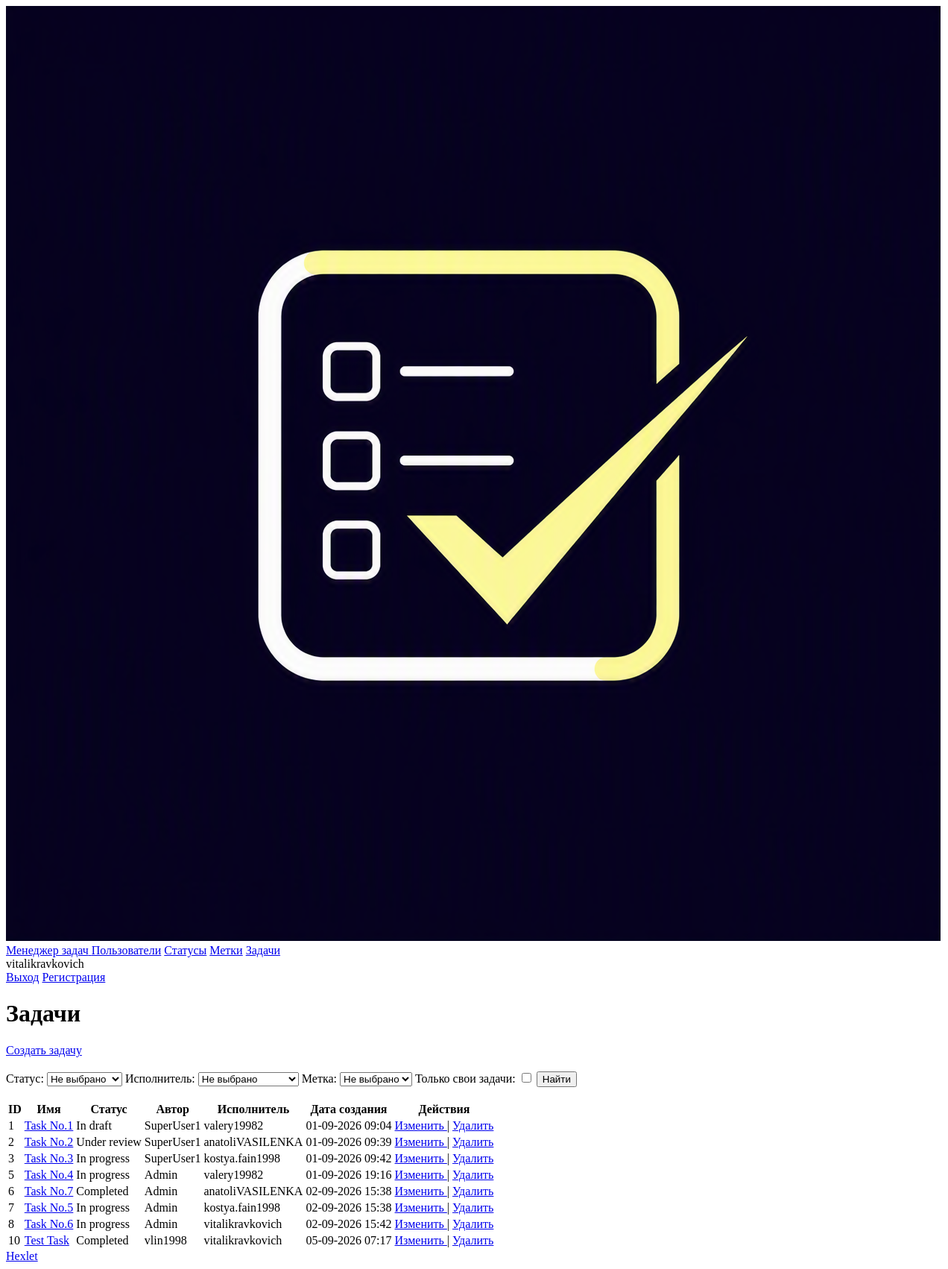
The app's page /tasks/ (signed in), older data.
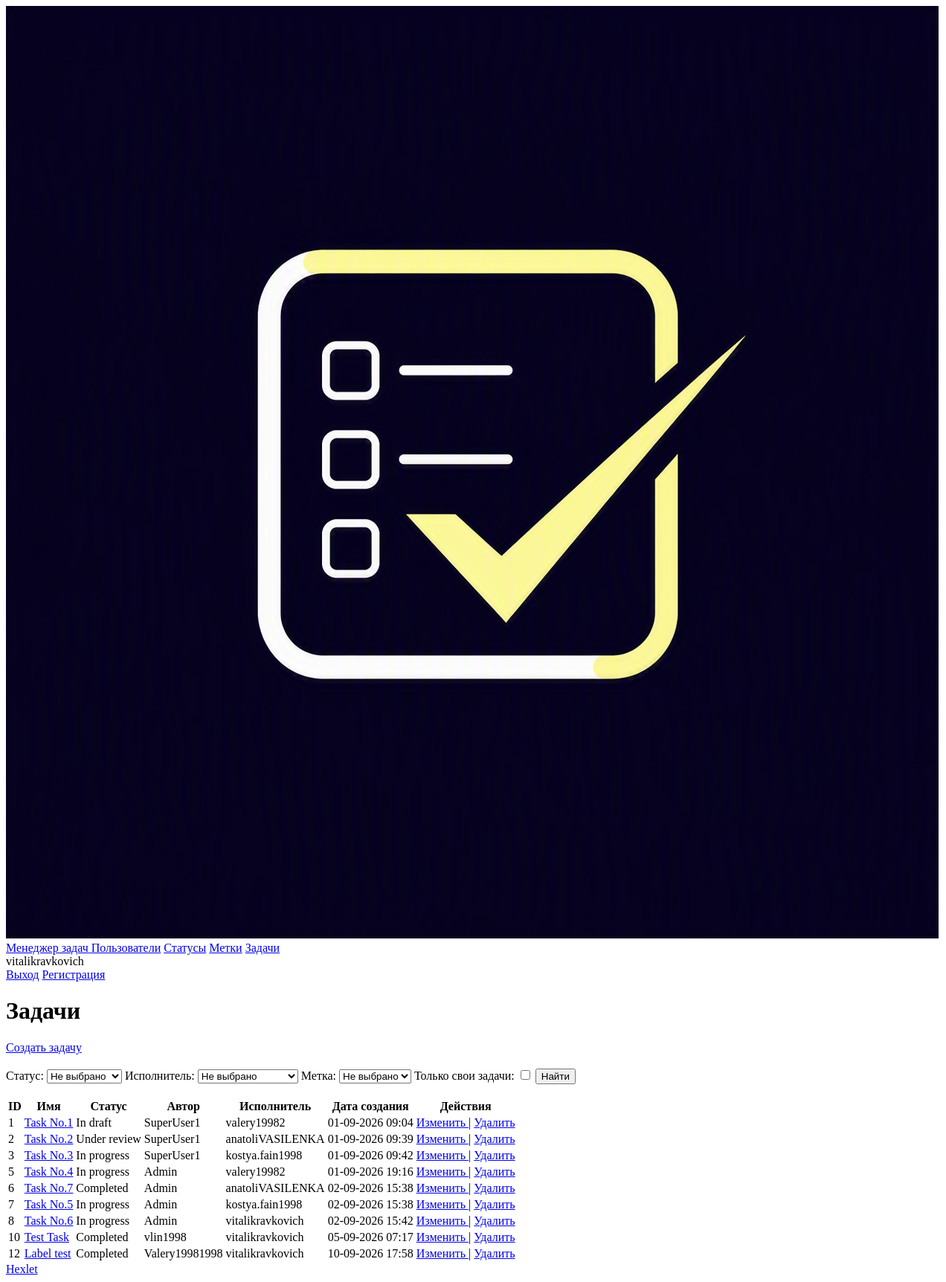
The same page, newer data.
### task_manager/user/models.py (models this page shows)
class User(AbstractUser):
    pass

### task_manager/task/models.py (models this page shows)
class Task(models.Model):
    name = models.CharField(max_length=200)
    created_at = models.DateTimeField(auto_now_add=True)
    status = models.ForeignKey(Status, related_name='tasks', on_delete=models.PROTECT)
    author = models.ForeignKey(User, related_name='created_tasks', on_delete=models.PROTECT)
    performer = models.ForeignKey(User, related_name='assigned_tasks', null=True, on_delete=models.SET_NULL)
    description = models.CharField(max_length=200, blank=True, null=True)
    label = models.ManyToManyField(Label, related_name='assigned_labels', blank=True)

### task_manager/status/models.py (models this page shows)
class Status(models.Model):
    name = models.CharField(max_length=200, unique=True)
    created_at = models.DateTimeField(auto_now_add=True)
    def __str__(self):
        return self.name

### task_manager/task/views.py (the view)
# urls.py: path('', TasksView.as_view(), name='tasks'),
class TasksView(LoginRequiredMixin, View):
    def get(self, request, *args, **kwargs):
        tasks = Task.objects.all()
        form = TaskFilterForm(request.GET)
        params = {
            'status_id': request.GET.get('status'),
            'performer_id': request.GET.get('performer'),
            'label__id': request.GET.get('label')
        }
        params = {k: v for k, v in params.items() if v}
        filtered_tasks = tasks.filter(**params)
        flag = request.GET.get('own_tasks')
        if flag:
            own_filtered_tasks = filtered_tasks.filter(author=request.user)
        else:
            own_filtered_tasks = filtered_tasks
        return render(
            request,
            'task/tasks.html',
            context={
                'tasks': own_filtered_tasks,
                'form': form
            }
        )

### task_manager/task/forms.py
class TaskFilterForm(forms.Form):
    status = forms.ModelChoiceField(
        queryset=Status.objects.all(),
        required=False,
        empty_label='Не выбрано',
        label='Статус'
    )
    performer = forms.ModelChoiceField(
        queryset=User.objects.all(),
        required=False,
        empty_label='Не выбрано',
        label='Исполнитель'
    )
    label = forms.ModelChoiceField(
        queryset=Label.objects.all(),
        required=False,
        empty_label='Не выбрано',
        label='Метка'
    )
    own_tasks = forms.BooleanField(
        required=False,
        label='Свои задачи'
    )

### task_manager/label/models.py (called while the page is built)
    def __str__(self):
        return self.name

### templates/task/tasks.html (shortened to what this page needs)
{% extends "base.html" %}
{% load tailwind_cli %}
{% block content %}
    <h1 class="text-2xl font-bold mb-6">Задачи</h1>
    <div>
        <a href="{% url 'task_create' %}"
        class="block w-full text-center mt-3 py-2 bg-indigo-600 text-white rounded hover:underline font-medium">
            Создать задачу
        </a>
    </div>
    <br>
    <form action="/tasks" method="get">
        <div class="border border-slate-200 rounded-lg p-6 bg-white shadow-sm space-y-6">
            <label class="block mt-3">
                Cтатус:
                    {{ form.status }}
            </label>
            <label class="block mt-3">
                Исполнитель:
                    {{ form.performer }}
            </label>
            <label class="block mt-3">
                Метка:
                    {{ form.label }}
            </label>
            <label class="block mt-3">
                Только свои задачи: {{ form.own_tasks }}
            </label>
            <button type="submit"
                    class="w-full mt-3 py-2 bg-indigo-600 text-white rounded hover:underline">
                Найти
            </button>
        </div>
    </form>
    <br>
    <div class="overflow-x-auto border border-slate-200 rounded-lg shadow-sm">
        <table class="min-w-full divide-y divide-slate-200 bg-white text-sm">
            <thead class="bg-slate-50">
                <tr>
                    <th class="px-6 py-4 font-semibold text-slate-900 text-left">ID</th>
                    <th class="px-6 py-4 font-semibold text-slate-900 text-left">Имя</th>
                    <th class="px-6 py-4 font-semibold text-slate-900 text-left">Статус</th>
                    <th class="px-6 py-4 font-semibold text-slate-900 text-left">Автор</th>
                    <th class="px-6 py-4 font-semibold text-slate-900 text-left">Исполнитель</th>
                    <th class="px-6 py-4 font-semibold text-slate-900 text-left">Дата создания</th>
                    <th class="px-6 py-4 font-semibold text-slate-900 text-left">Действия</th>
                </tr>
            </thead>
            <tbody class="divide-y divide-slate-200">
                {% for task in tasks %}
                <tr class="hover:bg-slate-50/75 transition-colors">
                    <td class="px-6 py-4 text-slate-500">{{ task.id }}</td>
                    <td class="px-6 py-4 font-medium text-slate-900">
                        <a href="{% url 'task_detail' task.id %}" class="text-indigo-600 hover:text-indigo-900 hover:underline">
                            {{ task.name }}
                        </a>
                    </td>
                    <td class="px-6 py-4 font-medium text-slate-900">{{ task.status }}</td>
                    <td class="px-6 py-4 font-medium text-slate-900">{{ task.author }}</td>
                    <td class="px-6 py-4 font-medium text-slate-900">{{ task.performer }}</td>
                    <td class="px-6 py-4 text-slate-500">{{ task.created_at|date:"d-m-Y H:i" }}</td>
                    <td class="px-6 py-4 whitespace-nowrap">
                        <a href="{% url 'task_update' task.id %}"
                           class="text-indigo-600 hover:text-indigo-900 hover:underline">
                            Изменить
                        </a>
                        <span class="text-slate-300 mx-1">|</span>
                        <a href="{% url 'task_delete' task.id %}"
                           class="text-red-600 hover:text-red-900 hover:underline">
                            Удалить
                        </a>
                    </td>
                </tr>
                {% endfor %}
            </tbody>
        </table>
    </div>
{% endblock %}

### templates/base.html (shortened to what this page needs)
{% load static %}
{% load tailwind_cli %}
<!DOCTYPE html>
<html lang="ru">
<head>
</head>
<body class="flex flex-col min-h-screen bg-white text-slate-800">
    {% if user.is_authenticated %}
    <nav class="bg-indigo-900 text-white px-6 py-4 flex justify-between items-center shadow">
        <div class="flex items-center space-x-6">
            <a href="/" class="flex items-center space-x-2 text-yellow-100 font-bold text-lg">
                <img src="{% static 'images/logo.png' %}" alt="Logo" class="h-8 w-auto rounded">
                <span>Менеджер задач</span>
            </a>
            <a href="{% url 'users' %}" class="hover:text-slate-200">Пользователи</a>
            <a href="{% url 'statuses' %}" class="hover:text-slate-200">Статусы</a>
            <a href="{% url 'labels' %}" class="hover:text-slate-200">Метки</a>
            <a href="{% url 'tasks' %}" class="hover:text-slate-200">Задачи</a>
        </div>
        <span class="text-yellow-100 font-semibold">{{ user.username }}</span>
        <div class="flex items-center space-x-6">
            <a href="{% url 'logout' %}" class="hover:text-slate-200">Выход</a>
            <a href="{% url 'user_create' %}" class="hover:text-slate-200">Регистрация</a>
        </div>
    </nav>
    {% endif %}
    <main class="flex-grow container mx-auto px-6 py-8">
        {% block content %}{% endblock %}
    </main>
    <footer class="border-t border-slate-200 py-4 text-center">
        <a href="https://ru.hexlet.io" target="_blank" class="text-indigo-600 hover:underline">Hexlet</a>
    </footer>
</body>
</html>

Row changes from the older to the newer data that the page shows:
added Task: id "12", name "Label test", status "Completed", author "Valery19981998", performer "vitalikravkovich", created_at "10-09-2026 17:58"
